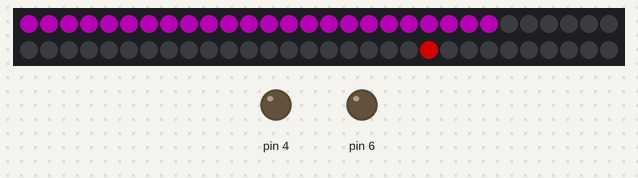
A sketch run on a simulated Arduino Uno, built with avr-gcc and run on an emulated ATmega328P. Shown: 60 RGB LEDs in strip order, left to right, continuing on the next row, output pins drawn as LEDs (lit = HIGH). Dim RGB values are drawn brighter than linear; the local clock reads 2024-03-15 10:24:30 at power-on unless the sketch sets it.

Above: at 0.1 s.
At 8.1 s:
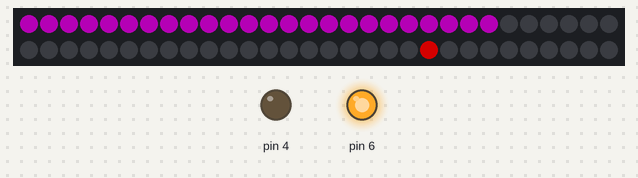
At 17.1 s:
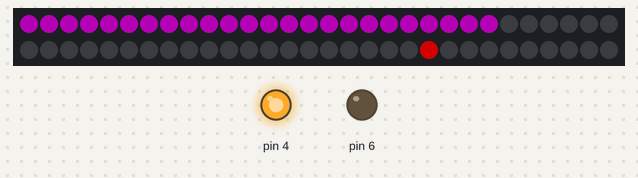
At 32.43 s:
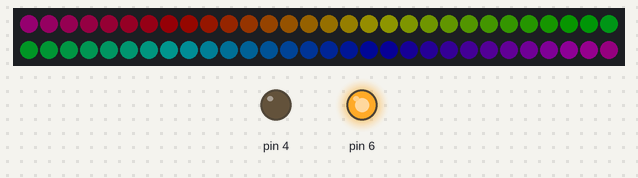
Timing chart, 0 to 40.0 s (numbered marks = the images above):
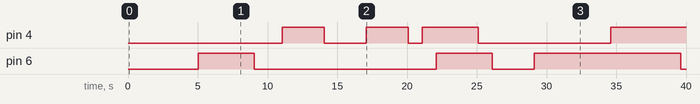

Measured:
- by itself, pin 4: goes HIGH 3.0 s, LOW 3.0 s, HIGH 3.0 s, LOW 1.0 s, HIGH 4.0 s, LOW 9.5 s, then HIGH
- by itself, pin 6: goes HIGH 4.0 s, LOW 13.1 s, HIGH 4.0 s, LOW 3.0 s, HIGH 10.5 s, then LOW

The sketch:

Analog_Clock_v1.ino
```cpp
#include <Wire.h>
#include "RTClib.h"
#include "FastLED.h"

byte LEDs[][2]={ // Array to define the Charlieplexed LEDs
  {3,4},
  {5,6},
  {7,8},
  {9,10},
  {4,3},    // 5
  {6,5},
  {8,7},
  {10,9},
  {3,5},
  {4,6},    //10
  {7,9},
  {8,10},
  {5,3},
  {6,4},
  {9,7},    //15
  {10,8},
  {3,6},
  {4,7},
  {5,8},
  {9,11},    //20
  {6,3},
  {7,4},
  {8,5},
  {11,9},
  {3,7},    //25
  {4,8},
  {5,9},
  {6,10},
  {4,9},
  {8,4},    //30
  {9,5},
  {10,6},
  {3,8},
  {7,3},
  {5,10},    //35
  {6,11},
  {8,3},
  {9,4},
  {10,5},
  {11,6},    //40
  {3,9},
  {4,10},
  {5,11},
  {9,3},
  {10,4},    //45
  {11,5},
  {3,10},
  {4,11},
  {10,3},
  {11,3},    //50
  {11,4},
  {4,5},
  {6,7},
  {8,9},
  {10,11},  //55
  {5,4},
  {7,6},
  {9,8},
  {5,7},
  {6,8}      //60
};

#define NUM_LEDS 60
#define DATA_PIN 12
CRGB leds[NUM_LEDS];
byte lastmin;
RTC_DS1307 rtc;

void setup() {
  // put your setup code here, to run once:
  AllOff();
#ifdef AVR
  Wire.begin();
#else
  Wire1.begin(); // Shield I2C pins connect to alt I2C bus on Arduino Due
#endif
  rtc.begin();
  lastmin=0;
  LEDS.setBrightness(128);
  FastLED.addLeds<WS2812B, DATA_PIN, GRB>(leds, NUM_LEDS);
  //effects();
  //Serial.begin(57600);
}

void loop() {
  // put your main code here, to run repeatedly:
  DateTime now = rtc.now();
  // Serial.print(now.hour(), DEC);
  if(( now.second() == 0)){
    effects();
  }
  if(now.minute() != lastmin){
    for(int i=0; i<now.minute();i++)
      leds[i] = CRGB::Purple;
    leds[((now.hour())%12)*5] = CRGB::Red;
    FastLED.show();
  }
  LEDOn(now.second());
  delay(900);
  AllOff();
  //leds[((now.hour())%12)*5] = CRGB::Black;
  //leds[now.minute()] = CRGB::Black;
  //FastLED.show();
  delay(100);
  //}
}

void LEDOn(byte n){
  AllOff();
  pinMode(LEDs[n][0],OUTPUT);
  pinMode(LEDs[n][1],OUTPUT);
  digitalWrite(LEDs[n][0],HIGH);
  digitalWrite(LEDs[n][1],LOW);
}

void AllOff(){
  for(int i=3;i<=11;i++){
    pinMode(i,INPUT);
  }
}

const int colorWheelAngle = 360 / NUM_LEDS;

void effects(){
    uint8_t color[3];
  for (int i = 0; i < 360; i++) {
    for (int j = 0; j < NUM_LEDS; j++) {
      getRGB((i + (j * colorWheelAngle)) % 360, 255, 150, color);
      leds[j]=CRGB(color[0], color[1], color[2]);
    }
    FastLED.show();
    delay(1);
  }
  for (int i = 0; i < NUM_LEDS; i++) {
    leds[i] = CRGB::Black;
  }
  FastLED.show();
}

// Gamma values used to convert HSV to RGB
PROGMEM const byte dim_curve[] = {
    0,   1,   1,   2,   2,   2,   2,   2,   2,   3,   3,   3,   3,   3,   3,   3,
    3,   3,   3,   3,   3,   3,   3,   4,   4,   4,   4,   4,   4,   4,   4,   4,
    4,   4,   4,   5,   5,   5,   5,   5,   5,   5,   5,   5,   5,   6,   6,   6,
    6,   6,   6,   6,   6,   7,   7,   7,   7,   7,   7,   7,   8,   8,   8,   8,
    8,   8,   9,   9,   9,   9,   9,   9,   10,  10,  10,  10,  10,  11,  11,  11,
    11,  11,  12,  12,  12,  12,  12,  13,  13,  13,  13,  14,  14,  14,  14,  15,
    15,  15,  16,  16,  16,  16,  17,  17,  17,  18,  18,  18,  19,  19,  19,  20,
    20,  20,  21,  21,  22,  22,  22,  23,  23,  24,  24,  25,  25,  25,  26,  26,
    27,  27,  28,  28,  29,  29,  30,  30,  31,  32,  32,  33,  33,  34,  35,  35,
    36,  36,  37,  38,  38,  39,  40,  40,  41,  42,  43,  43,  44,  45,  46,  47,
    48,  48,  49,  50,  51,  52,  53,  54,  55,  56,  57,  58,  59,  60,  61,  62,
    63,  64,  65,  66,  68,  69,  70,  71,  73,  74,  75,  76,  78,  79,  81,  82,
    83,  85,  86,  88,  90,  91,  93,  94,  96,  98,  99,  101, 103, 105, 107, 109,
    110, 112, 114, 116, 118, 121, 123, 125, 127, 129, 132, 134, 136, 139, 141, 144,
    146, 149, 151, 154, 157, 159, 162, 165, 168, 171, 174, 177, 180, 183, 186, 190,
    193, 196, 200, 203, 207, 211, 214, 218, 222, 226, 230, 234, 238, 242, 248, 255,
};


/*
 * Code taken from http://www.kasperkamperman.com/blog/arduino/arduino-programming-hsb-to-rgb/
 * hue ranges from 0 to 360
 * sat is from 0 to 255
 * val is from 0 to 255
 */
void getRGB(int hue, uint8_t sat, uint8_t val, uint8_t colors[3]) {
  /* convert hue, saturation and brightness ( HSB/HSV ) to RGB
     The dim_curve is used only on brightness/value and on saturation (inverted).
     This looks the most natural.
  */

  val = pgm_read_byte(&dim_curve[val]);
  sat = 255 - pgm_read_byte(dim_curve[255-sat]);

  int r;
  int g;
  int b;
  int base;

  if (sat == 0) { // Acromatic color (gray). Hue doesn't mind.
    colors[0]=val;
    colors[1]=val;
    colors[2]=val;
  } else  {

    base = ((255 - sat) * val)>>8;

    switch(hue/60) {
    case 0:
        r = val;
        g = (((val-base)*hue)/60)+base;
        b = base;
    break;

    case 1:
        r = (((val-base)*(60-(hue%60)))/60)+base;
        g = val;
        b = base;
    break;

    case 2:
        r = base;
        g = val;
        b = (((val-base)*(hue%60))/60)+base;
    break;

    case 3:
        r = base;
        g = (((val-base)*(60-(hue%60)))/60)+base;
        b = val;
    break;

    case 4:
        r = (((val-base)*(hue%60))/60)+base;
        g = base;
        b = val;
    break;

    case 5:
        r = val;
        g = base;
        b = (((val-base)*(60-(hue%60)))/60)+base;
    break;
    }

    colors[0]=(uint8_t) r;
    colors[1]=(uint8_t) g;
    colors[2]=(uint8_t) b;
  }
}
```
